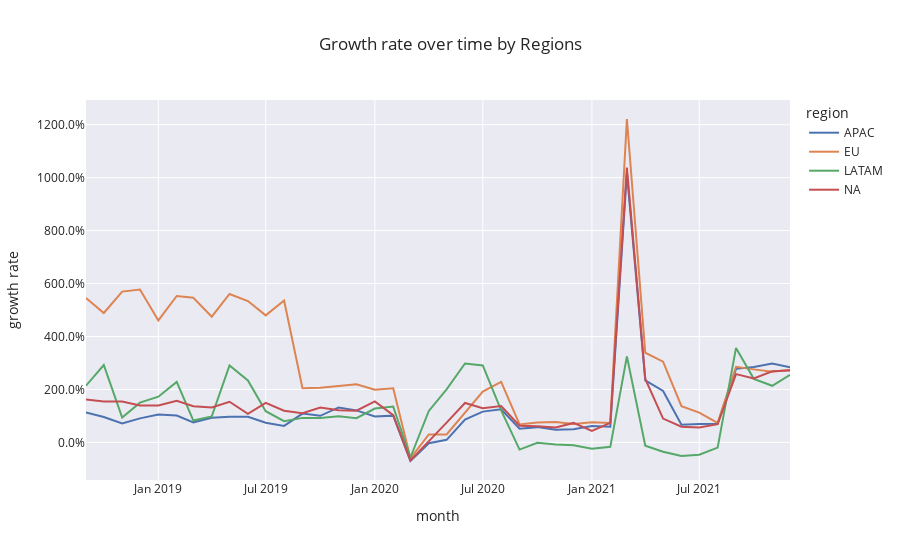

This figure's notebook cell:
### Code cell
# growth rates
fig=px.line(
    geo_data_growth_rate.reset_index(),
    x='date',
    y='growth_rate_yoy',
    color='region',
    template='seaborn',
    title='Growth rate over time by Regions'
)

fig.update_layout(
    xaxis_title="month", yaxis_title="growth rate",
    yaxis_tickformat = '.1%'
)

fig.show()
